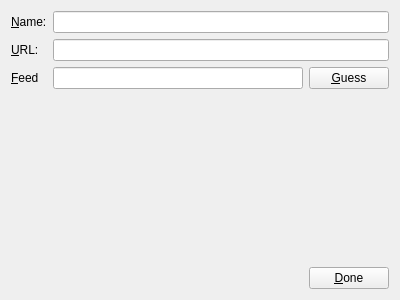
<?xml version="1.0" encoding="UTF-8"?>
<ui version="4.0">
 <class>Form</class>
 <widget class="QWidget" name="Form">
  <property name="geometry">
   <rect>
    <x>0</x>
    <y>0</y>
    <width>400</width>
    <height>300</height>
   </rect>
  </property>
  <property name="windowTitle">
   <string>Form</string>
  </property>
  <layout class="QVBoxLayout" name="verticalLayout">
   <item>
    <layout class="QFormLayout" name="formLayout">
     <item row="0" column="0">
      <widget class="QLabel" name="label">
       <property name="text">
        <string>&amp;Name:</string>
       </property>
       <property name="buddy">
        <cstring>name</cstring>
       </property>
      </widget>
     </item>
     <item row="0" column="1">
      <widget class="QLineEdit" name="name"/>
     </item>
     <item row="1" column="0">
      <widget class="QLabel" name="label_2">
       <property name="text">
        <string>&amp;URL:</string>
       </property>
       <property name="buddy">
        <cstring>url</cstring>
       </property>
      </widget>
     </item>
     <item row="1" column="1">
      <widget class="QLineEdit" name="url"/>
     </item>
     <item row="2" column="0">
      <widget class="QLabel" name="label_3">
       <property name="text">
        <string>&amp;Feed</string>
       </property>
       <property name="buddy">
        <cstring>xmlurl</cstring>
       </property>
      </widget>
     </item>
     <item row="2" column="1">
      <layout class="QHBoxLayout" name="horizontalLayout">
       <item>
        <widget class="QLineEdit" name="xmlurl"/>
       </item>
       <item>
        <widget class="QPushButton" name="guess">
         <property name="text">
          <string>&amp;Guess</string>
         </property>
        </widget>
       </item>
      </layout>
     </item>
    </layout>
   </item>
   <item>
    <spacer name="verticalSpacer">
     <property name="orientation">
      <enum>Qt::Vertical</enum>
     </property>
     <property name="sizeHint" stdset="0">
      <size>
       <width>20</width>
       <height>40</height>
      </size>
     </property>
    </spacer>
   </item>
   <item>
    <layout class="QHBoxLayout" name="horizontalLayout_2">
     <item>
      <spacer name="horizontalSpacer">
       <property name="orientation">
        <enum>Qt::Horizontal</enum>
       </property>
       <property name="sizeHint" stdset="0">
        <size>
         <width>40</width>
         <height>20</height>
        </size>
       </property>
      </spacer>
     </item>
     <item>
      <widget class="QPushButton" name="done">
       <property name="text">
        <string>&amp;Done</string>
       </property>
      </widget>
     </item>
    </layout>
   </item>
  </layout>
 </widget>
 <resources/>
 <connections/>
</ui>
